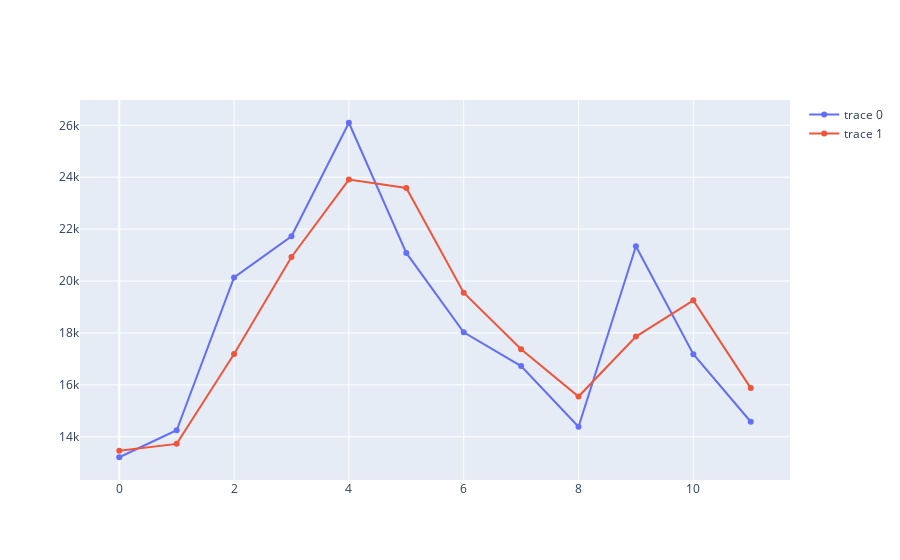

Notebook code for this chart:
### Code cell
iplot(Figure(data = [Scatter(y = test['Sales']), 
                    Scatter(y = predictions)]))

### Figure 1 — Plotly figure (JSON) as saved in the notebook; plotly's stock layout.template omitted (floating-point values rounded to 4 significant figures)
{"data": [{"type": "scatter", "y": [13210, 14251, 20139, 21725, 26099, 21084, 18024, 16722, 14385, 21342, 17180, 14577]}, {"type": "scatter", "y": [13460.0, 13730.0, 17190.0, 20930.0, 23910.0, 23590.0, 19550.0, 17370.0, 15550.0, 17860.0, 19260.0, 15870.0]}], "layout": {}}
